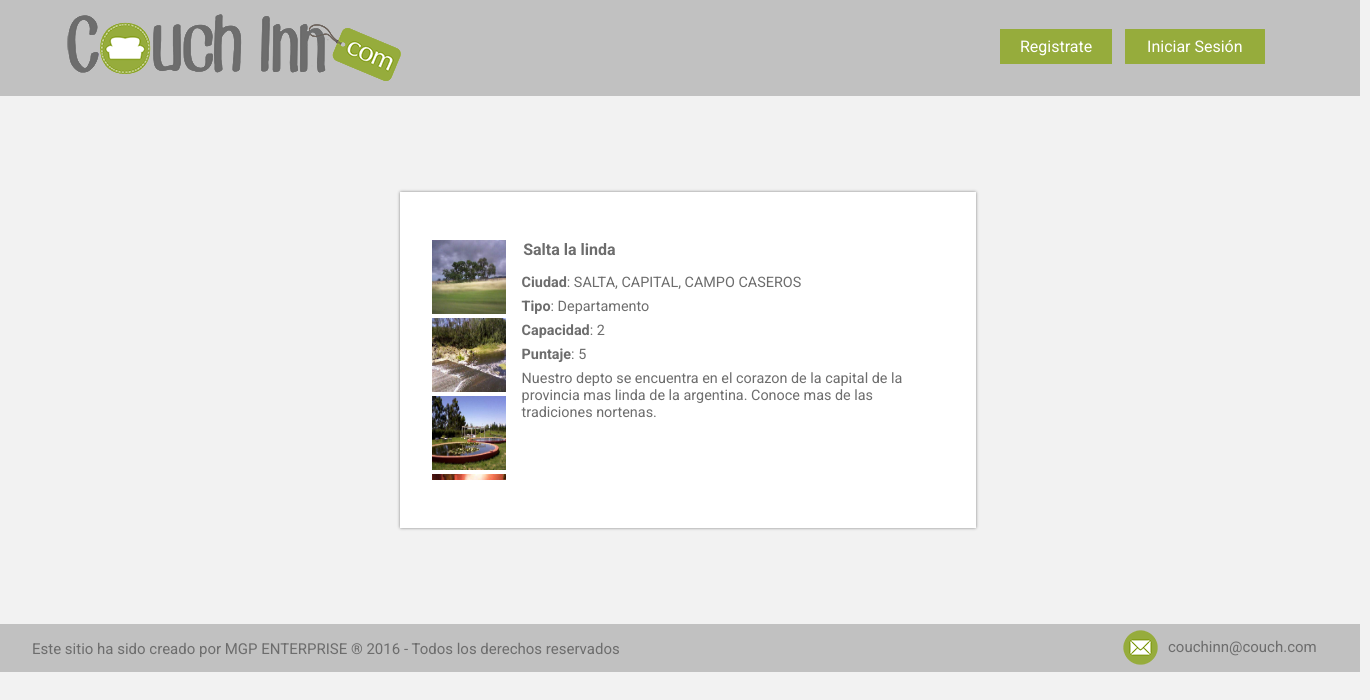
The app's page /Ver_Couchs_Detalles.php?couch=35 with its own data.
### tables this page shows
CREATE TABLE IF NOT EXISTS `imagenes` (
`idImagenes` int(11) NOT NULL,
  `idCouch` int(11) NOT NULL,
  `Nombre` varchar(25) NOT NULL,
  `Imagen` longblob NOT NULL
);

CREATE TABLE IF NOT EXISTS `couch` (
`idCouch` int(11) NOT NULL,
  `idUComun` int(11) NOT NULL,
  `Titulo` varchar(30) NOT NULL,
  `idTipo` int(11) NOT NULL,
  `Capacidad` int(2) NOT NULL,
  `idProvincias` int(2) NOT NULL,
  `idDepartamentos` int(3) NOT NULL,
  `idLocalidades` int(4) NOT NULL,
  `Descripcion` varchar(140) NOT NULL,
  `Puntaje` double NOT NULL,
  `Publicado` tinyint(1) NOT NULL
);

CREATE TABLE IF NOT EXISTS `provincias` (
  `idProvincias` int(2) NOT NULL,
  `Provincia` varchar(50) NOT NULL
);

CREATE TABLE IF NOT EXISTS `departamentos` (
  `idDepartamentos` int(3) NOT NULL,
  `idProvincias` int(2) NOT NULL,
  `Departamento` varchar(100) NOT NULL
);

CREATE TABLE IF NOT EXISTS `localidades` (
  `idLocalidades` int(4) NOT NULL,
  `idDepartamentos` int(3) NOT NULL,
  `Localidad` varchar(100) NOT NULL
);

CREATE TABLE IF NOT EXISTS `tipo` (
`idTipo` int(11) NOT NULL,
  `Tipo` varchar(25) NOT NULL,
  `Eliminado` tinyint(1) NOT NULL
);

### Ver_Couchs_Detalles.php (the view, shortened to what this page needs)
<!DOCTYPE html>
<head>
	<link rel ="stylesheet" type ="text/css" href ="Estilos_Ver_Couchs_Detalles.css"/>
	<link rel="stylesheet" type="text/css" href="source/jquery.fancybox.css?v=2.1.5" media="screen" />
	<link rel="stylesheet" type="text/css" href="source/helpers/jquery.fancybox-buttons.css?v=1.0.5" />
	<link rel="stylesheet" type="text/css" href="source/helpers/jquery.fancybox-thumbs.css?v=1.0.7" />
</head>
<body>
	<?php
		include("Cabeza.php");
	?>
	<div id= "cuerpo">
			<?php
			$couch= $_GET["couch"];
			$query = "SELECT * FROM comentarios WHERE idCouch=".$couch." ORDER BY idComentarios DESC";
			$que = mysql_query($query, $link);
			$numCom=mysql_num_rows ($que);
			if($numCom <> 0) {
				echo '<div id= "lista">';
					echo '<div id= "subLis">';
						$couch= $_GET["couch"];
						$query = "SELECT * FROM couch WHERE idCouch='".$couch."'";
						$q = mysql_query($query, $link);
						$resCouch=mysql_fetch_array($q);
						echo '<div id= "imagIzq" class="scrollbardos">';
							$query = "SELECT * FROM imagenes WHERE idCouch='".$resCouch['idCouch']."'";
							$qe = mysql_query($query, $link);
							$num=mysql_num_rows ($qe);
							for ($i=0; $i<$num; $i++) {
								$resImg=mysql_fetch_array($qe);
								if ($resImg['Imagen']<>"") {
									echo '<a class="fancybox" href="'.$resImg['Imagen'].'" data-fancybox-group="gallery"><img src="'.$resImg['Imagen'].'" width="74" height="74"/></a>';
								}
								else {
									echo '<a class="fancybox" href="Imagen/sillon.png" data-fancybox-group="gallery"><img src="Imagen/sillon.png" width="74" height="74"/></a>';
								}
							}
						echo '</div>';
						echo '<div id= "titu">';
							echo '<b> '.$resCouch['Titulo'].' </b>';
						echo '</div>';
						echo '<div id= "ciudad">';
							$query = "SELECT * FROM provincias WHERE idProvincias='".$resCouch['idProvincias']."'";
							$qe = mysql_query($query, $link);
							$resID=mysql_fetch_array($qe);
							$ciudad= $resID['Provincia'];
							$query = "SELECT * FROM departamentos WHERE idDepartamentos='".$resCouch['idDepartamentos']."'";
							$qe = mysql_query($query, $link);
							$resID=mysql_fetch_array($qe);
							$ciudad= $ciudad.", ".$resID['Departamento'];
							$query = "SELECT * FROM localidades WHERE idLocalidades='".$resCouch['idLocalidades']."'";
							$qe = mysql_query($query, $link);
							$resID=mysql_fetch_array($qe);
							$ciudad= $ciudad.", ".$resID['Localidad'];
							echo '<p> <b>Ciudad</b>: '.$ciudad.' </p>';
						echo '</div>';
						echo '<div id= "tipo">';
							$query = "SELECT * FROM tipo WHERE idTipo='".$resCouch['idTipo']."'";
							$q = mysql_query($query, $link);
							$result=mysql_fetch_array($q);
							echo '<p> <b>Tipo</b>: '.$result['Tipo'].' </p>';
						echo '</div>';
						echo '<div id= "capac">';
							echo '<p> <b>Capacidad</b>: '.$resCouch['Capacidad'].' </p>';
						echo '</div>';
						echo '<div id= "puntaje">';
							if ($resCouch['Puntaje'] < 1) {
								echo '<p> <b>Puntaje</b>: Sin puntaje </p>';
							}
							else {
								echo '<p> <b>Puntaje</b>: '.$resCouch['Puntaje'].' </p>';
							}
						echo '</div>';
						echo '<div id= "des">';
							echo '<p> '.$resCouch['Descripcion'].' </p>';
						echo '</div>';
					echo '</div>';
					echo '<div class="scrollbar" id= "listamenor">';
						echo '<div id= "comentarioVer">';
							$query = "SELECT * FROM couch WHERE idCouch=".$couch."";
							$que = mysql_query($query, $link);
							$resCouch=mysql_fetch_array($que);
							$query = "SELECT * FROM comentarios WHERE idCouch=".$couch." ORDER BY idComentarios DESC";
							$que = mysql_query($query, $link);
							$numCom=mysql_num_rows ($que);
							for ($i=0; $i<$numCom; $i++) {
								echo '<div id= "fila">';
								$resCom=mysql_fetch_array($que);
									echo '<div id= "filaNom">';
										$query = "SELECT * FROM ucomun WHERE idUComun=".$resCom['idUComun']."";
										$quer = mysql_query($query, $link);
										$resNom=mysql_fetch_array($quer);
										if ($resCouch['idUComun'] == $resCom['idUComun']) {
											echo '<b> '.$resNom['Nombre'].': (Respuesta) </b>';
										}
										else {
											echo '<b> '.$resNom['Nombre'].': (Pregunta) </b>';
										}
									echo '</div>';
									echo '<div id= "filaCom">';
										echo '<p> '.$resCom['Comentario'].' </p>';
									echo '</div>';
								echo '</div>';
							}
						echo '</div>';
					echo '</div>';
				echo '</div>';
			}
			else {
				echo '<div id= "listaSinComentarios">';
					echo '<div id= "subLis">';
						$couch= $_GET["couch"];
						$query = "SELECT * FROM couch WHERE idCouch='".$couch."'";
						$q = mysql_query($query, $link);
						$resCouch=mysql_fetch_array($q);
						echo '<div id= "imagIzq" class="scrollbardos">';
							$query = "SELECT * FROM imagenes WHERE idCouch='".$resCouch['idCouch']."'";
							$qe = mysql_query($query, $link);
							$num=mysql_num_rows ($qe);
							for ($i=0; $i<$num; $i++) {
								$resImg=mysql_fetch_array($qe);
								if ($resImg['Imagen']<>"") {
									echo '<a class="fancybox" href="'.$resImg['Imagen'].'" data-fancybox-group="gallery"><img src="'.$resImg['Imagen'].'" width="74" height="74"/></a>';
								}
								else {
									echo '<a class="fancybox" href="Imagen/sillon.png" data-fancybox-group="gallery"><img src="Imagen/sillon.png" width="74" height="74"/></a>';
								}
							}
						echo '</div>';
						echo '<div id= "titu">';
							echo '<b> '.$resCouch['Titulo'].' </b>';
						echo '</div>';
						echo '<div id= "ciudad">';
							$query = "SELECT * FROM provincias WHERE idProvincias='".$resCouch['idProvincias']."'";
							$qe = mysql_query($query, $link);
							$resID=mysql_fetch_array($qe);
							$ciudad= $resID['Provincia'];
							$query = "SELECT * FROM departamentos WHERE idDepartamentos='".$resCouch['idDepartamentos']."'";
							$qe = mysql_query($query, $link);
							$resID=mysql_fetch_array($qe);
							$ciudad= $ciudad.", ".$resID['Departamento'];
							$query = "SELECT * FROM localidades WHERE idLocalidades='".$resCouch['idLocalidades']."'";
							$qe = mysql_query($query, $link);
							$resID=mysql_fetch_array($qe);
							$ciudad= $ciudad.", ".$resID['Localidad'];
							echo '<p> <b>Ciudad</b>: '.$ciudad.' </p>';
						echo '</div>';
						echo '<div id= "tipo">';
							$query = "SELECT * FROM tipo WHERE idTipo='".$resCouch['idTipo']."'";
							$q = mysql_query($query, $link);
							$result=mysql_fetch_array($q);
							echo '<p> <b>Tipo</b>: '.$result['Tipo'].' </p>';
						echo '</div>';
						echo '<div id= "capac">';
							echo '<p> <b>Capacidad</b>: '.$resCouch['Capacidad'].' </p>';
						echo '</div>';
						echo '<div id= "puntaje">';
							if ($resCouch['Puntaje'] < 1) {
								echo '<p> <b>Puntaje</b>: Sin puntaje </p>';
							}
							else {
								echo '<p> <b>Puntaje</b>: '.$resCouch['Puntaje'].' </p>';
							}
						echo '</div>';
						echo '<div id= "des">';
							echo '<p> '.$resCouch['Descripcion'].' </p>';
						echo '</div>';
					echo '</div>';
				echo '</div>';
			}
		?>
	</div>
	<?php
		include("Pie.php");
	?>
</body>
</html>

### Estilos_Ver_Couchs_Detalles.css (style rules this page uses)
* { margin: 0; padding: 0; -webkit-box-sizing: border-box; -moz-box-sizing: border-box; box-sizing: border-box; }
body { background: #f2f2f2; font-family: "Roboto"; border-top: 30px ; }
#cuerpo { width: 70em; padding-top:6em; }
#subLis { float: left; width: 35em; height: 10em; margin-top: 1em; margin-left: 0.5em; }
#imagIzq { float:left; width:5.1em; height:15em; margin-top:2em; margin-left:1em; direction: rtl; overflow-y:scroll; overflow-x:hidden; }
#titu { float: left; width: 25em; height: 1.5em; margin-top: 2em; margin-left: 1em; }
#titu b { font-size: 1em; margin-top: 0.2em; margin-left: 0.1em; color: #6d6d6d; }
#ciudad { float: left; width: 25em; height: 1em; margin-top: 0.6em; margin-left: 1em; }
#ciudad p { font-size: 0.9em; margin-top: 0em; margin-left: 0em; color: #6d6d6d; }
#tipo { float: left; width: 25em; height: 1em; margin-top: 0.5em; margin-left: 1em; }
#tipo p { font-size: 0.9em; margin-top: 0em; margin-left: 0em; color: #6d6d6d; }
#capac { float: left; width: 25em; height: 1em; margin-top: 0.5em; margin-left: 1em; }
#capac p { font-size: 0.9em; margin-top: 0em; margin-left: 0em; color: #6d6d6d; }
#puntaje { float: left; width: 25em; height: 1em; margin-top: 0.5em; margin-left: 1em; }
#puntaje p { font-size: 0.9em; margin-top: 0em; margin-left: 0em; color: #6d6d6d; }
#des { float: left; width: 25em; height: 3em; margin-top: 0.5em; margin-left: 1em; }
#des p { font-size: 0.9em; margin-top: 0em; margin-left: 0em; color: #6d6d6d; }
#listaSinComentarios { float: left; width: 36em; height: 21em; margin-top: 6em; margin-bottom: 6em; margin-left:25em; background: #fff; box-shadow: 0px 0px 3px grey; }

### records on screen
imagenes: Imagen (picture)
imagenes: Imagen (picture)
imagenes: Imagen (picture)
imagenes: Imagen (picture)
couch: Titulo "Salta la linda", Capacidad "2", Puntaje "5", Descripcion "Nuestro depto se encuentra en el corazon de la capital de la provincia mas linda de la argentina. Conoce mas de las tradiciones nortenas."
provincias: Provincia.Localidad "SALTA, CAPITAL, CAMPO CASEROS"
tipo: Tipo "Departamento"
